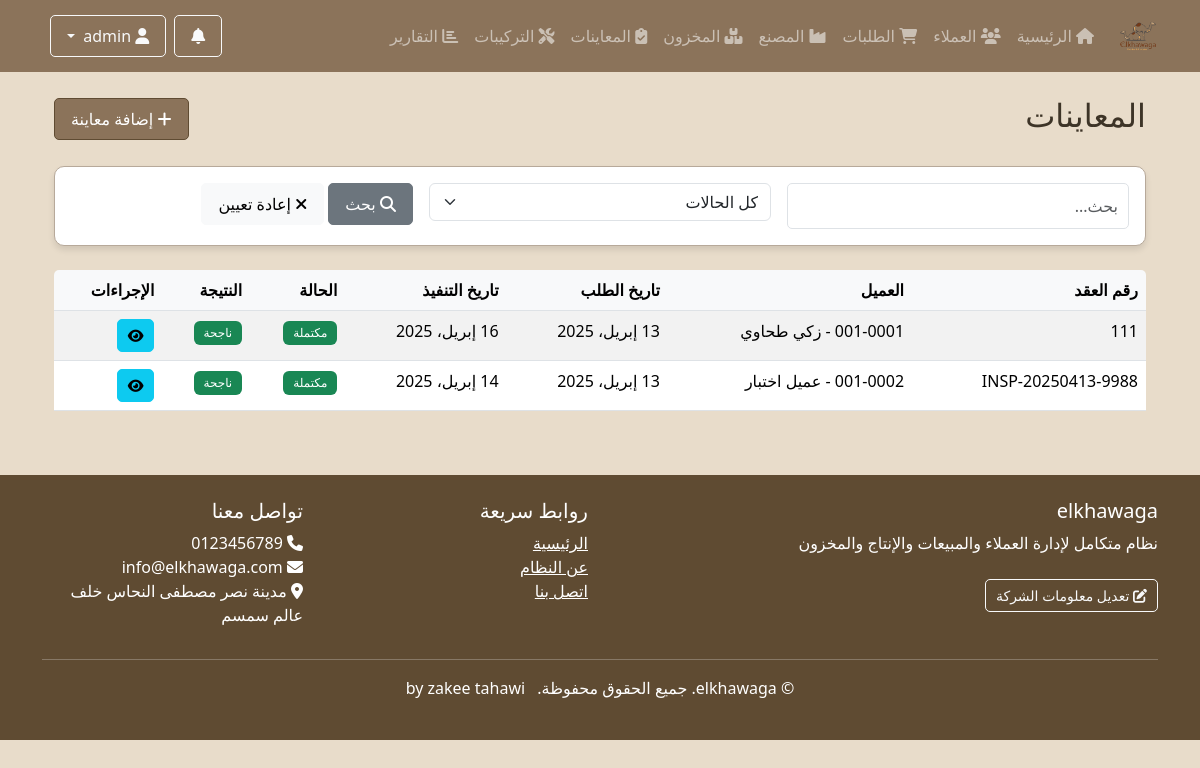
The app's page /inspections/ (signed in) with its own data.
### accounts/models.py (models this page shows, shortened)
class Department(models.Model):
    name = models.CharField(_('اسم القسم'), max_length=100)
    code = models.CharField(_('كود القسم'), max_length=20, unique=True)
    description = models.TextField(_('الوصف'), blank=True)
    icon = models.CharField(_('أيقونة'), max_length=50, default='fas fa-building')
    url_name = models.CharField(_('اسم URL'), max_length=100, help_text=_('اسم URL للقسم في نظام التوجيه'))
    is_active = models.BooleanField(_('نشط'), default=True)
    order = models.PositiveIntegerField(_('الترتيب'), default=0)
    class Meta:
        verbose_name = _('قسم')
        verbose_name_plural = _('الأقسام')
        ordering = ['order', 'name']

class CompanyInfo(models.Model):
    name = models.CharField(_('اسم الشركة'), max_length=255)
    logo = models.ImageField(_('شعار الشركة'), upload_to='company/', null=True, blank=True)
    description = models.TextField(_('وصف الشركة'), blank=True, default="نظام متكامل لإدارة العملاء والمبيعات والإنتاج والمخزون")
    address = models.TextField(_('العنوان'))
    phone = models.CharField(_('رقم الهاتف'), max_length=20)
    email = models.EmailField(_('البريد الإلكتروني'))
    website = models.URLField(_('الموقع الإلكتروني'), blank=True)
    tax_number = models.CharField(_('الرقم الضريبي'), max_length=50, blank=True)
    commercial_register = models.CharField(_('السجل التجاري'), max_length=50, blank=True)
    facebook = models.URLField(_('فيسبوك'), blank=True)
    twitter = models.URLField(_('تويتر'), blank=True)
    instagram = models.URLField(_('انستغرام'), blank=True)
    linkedin = models.URLField(_('لينكد إن'), blank=True)
    about = models.TextField(_('نبذة عن الشركة'), blank=True)
    vision = models.TextField(_('رؤية الشركة'), blank=True)
    mission = models.TextField(_('رسالة الشركة'), blank=True)
    primary_color = models.CharField(_('اللون الرئيسي'), max_length=7, default='#007bff')
    secondary_color = models.CharField(_('اللون الثانوي'), max_length=7, default='#6c757d')
    accent_color = models.CharField(_('لون التمييز'), max_length=7, default='#28a745')
    class Meta:
        verbose_name = _('معلومات الشركة')
        verbose_name_plural = _('معلومات الشركة')

### inspections/models.py (models this page shows, shortened)
class Inspection(models.Model):
    STATUS_CHOICES = [
        ('pending', _('قيد الانتظار')),
        ('completed', _('مكتملة')),
        ('cancelled', _('ملغية')),
    ]
    RESULT_CHOICES = [
        ('passed', _('ناجحة')),
        ('failed', _('غير مجدية')),
    ]
    contract_number = models.CharField(_('رقم العقد'), max_length=50, unique=True)
    customer = models.ForeignKey(
        Customer,
        on_delete=models.PROTECT,
        related_name='inspections',
        verbose_name=_('العميل'),
        null=True,
        blank=True
    )
    branch = models.ForeignKey(
        Branch,
        on_delete=models.PROTECT,
        related_name='inspections',
        verbose_name=_('الفرع'),
        null=True,
        blank=True
    )
    request_date = models.DateField(_('تاريخ طلب المعاينة'))
    scheduled_date = models.DateField(_('تاريخ تنفيذ المعاينة'))
    status = models.CharField(
        _('الحالة'),
        max_length=10,
        choices=STATUS_CHOICES,
        default='pending'
    )
    result = models.CharField(
        _('النتيجة'),
        max_length=10,
        choices=RESULT_CHOICES,
        null=True,
        blank=True
    )
    notes = models.TextField(_('ملاحظات'), blank=True)
    created_by = models.ForeignKey(
        User,
        on_delete=models.SET_NULL,
        null=True,
        related_name='inspections_created',
        verbose_name=_('تم الإنشاء بواسطة')
    )
    created_at = models.DateTimeField(_('تاريخ الإنشاء'), auto_now_add=True)
    updated_at = models.DateTimeField(_('تاريخ التحديث'), auto_now=True)
    class Meta:
        verbose_name = _('معاينة')
        verbose_name_plural = _('المعاينات')
        ordering = ['-request_date']

### customers/models.py (models this page shows, shortened)
class Customer(models.Model):
    STATUS_CHOICES = [
        ('active', _('نشط')),
        ('inactive', _('غير نشط')),
        ('blocked', _('محظور')),
    ]
    CUSTOMER_TYPE_CHOICES = [
        ('retail', _('أفراد')),
        ('wholesale', _('جملة')),
        ('corporate', _('شركات')),
    ]
    code = models.CharField(_('كود العميل'), max_length=10, unique=True, blank=True)
    image = models.ImageField(
        _('صورة العميل'),
        upload_to='customers/images/%Y/%m/',
        blank=True,
        null=True
    )
    category = models.ForeignKey(
        CustomerCategory,
        on_delete=models.SET_NULL,
        null=True,
        blank=True,
        related_name='customers',
        verbose_name=_('تصنيف العميل')
    )
    customer_type = models.CharField(
        _('نوع العميل'),
        max_length=10,
        choices=CUSTOMER_TYPE_CHOICES,
        default='retail'
    )
    name = models.CharField(_('اسم العميل'), max_length=200)
    branch = models.ForeignKey(
        Branch,
        on_delete=models.PROTECT,
        related_name='customers',
        verbose_name=_('الفرع')
    )
    phone = models.CharField(_('رقم الهاتف'), max_length=20)
    email = models.EmailField(_('البريد الإلكتروني'), blank=True)
    address = models.TextField(_('العنوان'))
    status = models.CharField(
        _('الحالة'),
        max_length=10,
        choices=STATUS_CHOICES,
        default='active'
    )
    notes = models.TextField(_('ملاحظات'), blank=True)
    created_by = models.ForeignKey(
        User,
        on_delete=models.SET_NULL,
        null=True,
        related_name='customers_created',
        verbose_name=_('تم الإنشاء بواسطة')
    )
    created_at = models.DateTimeField(_('تاريخ الإنشاء'), auto_now_add=True)
    updated_at = models.DateTimeField(_('تاريخ التحديث'), auto_now=True)
    class Meta:
        verbose_name = _('عميل')
        verbose_name_plural = _('سجل العملاء')
        ordering = ['-created_at']
    def __str__(self):
        return f"{self.code} - {self.name}"

### inspections/views.py (the view)
# urls.py: path('', views.InspectionListView.as_view(), name='inspection_list'),
class InspectionListView(LoginRequiredMixin, ListView):
    model = Inspection
    template_name = 'inspections/inspection_list.html'
    context_object_name = 'inspections'
    paginate_by = 10
    def get_queryset(self):
        queryset = super().get_queryset()
        search = self.request.GET.get('search')
        if search:
            queryset = queryset.filter(
                Q(contract_number__icontains=search) |
                Q(customer__name__icontains=search) |
                Q(notes__icontains=search)
            )
        status = self.request.GET.get('status')
        if status:
            queryset = queryset.filter(status=status)
        return queryset.order_by('-request_date')

### templates/inspections/inspection_list.html (shortened to what this page needs)
{% extends 'base.html' %}
{% load i18n %}
{% block content %}
<div class="container mt-4">
    <div class="d-flex justify-content-between align-items-center mb-4">
        <h2>{% trans 'المعاينات' %}</h2>
        <div>
            <a href="{% url 'inspections:inspection_create' %}" class="btn btn-primary">
                <i class="fas fa-plus"></i> {% trans 'إضافة معاينة' %}
            </a>
        </div>
    </div>
    <div class="card mb-4">
        <div class="card-body">
            <form method="get" class="row g-3">
                <div class="col-md-4">
                    <input type="text" name="search" class="form-control" placeholder="{% trans 'بحث...' %}"
                           value="{{ request.GET.search }}">
                </div>
                <div class="col-md-4">
                    <select name="status" class="form-select">
                        <option value="">{% trans 'كل الحالات' %}</option>
                    </select>
                </div>
                <div class="col-md-4">
                    <button type="submit" class="btn btn-secondary">
                        <i class="fas fa-search"></i> {% trans 'بحث' %}
                    </button>
                    <a href="{% url 'inspections:inspection_list' %}" class="btn btn-light">
                        <i class="fas fa-times"></i> {% trans 'إعادة تعيين' %}
                    </a>
                </div>
            </form>
        </div>
    </div>
    {% if inspections %}
    <div class="table-responsive">
        <table class="table table-striped table-hover">
            <thead>
                <tr>
                    <th>{% trans 'رقم العقد' %}</th>
                    <th>{% trans 'العميل' %}</th>
                    <th>{% trans 'تاريخ الطلب' %}</th>
                    <th>{% trans 'تاريخ التنفيذ' %}</th>
                    <th>{% trans 'الحالة' %}</th>
                    <th>{% trans 'النتيجة' %}</th>
                    <th>{% trans 'الإجراءات' %}</th>
                </tr>
            </thead>
            <tbody>
                {% for inspection in inspections %}
                <tr>
                    <td>{{ inspection.contract_number }}</td>
                    <td>{{ inspection.customer|default:"عميل جديد" }}</td>
                    <td>{{ inspection.request_date }}</td>
                    <td>{{ inspection.scheduled_date }}</td>
                    <td>
                        <span class="badge {% if inspection.status == 'pending' %}bg-warning
                                         {% elif inspection.status == 'completed' %}bg-success
                                         {% else %}bg-danger{% endif %}">
                            {{ inspection.get_status_display }}
                        </span>
                    </td>
                    <td>
                        {% if inspection.result %}
                            <span class="badge {% if inspection.result == 'passed' %}bg-success{% else %}bg-danger{% endif %}">
                                {{ inspection.get_result_display }}
                            </span>
                        {% else %}
                            <span class="text-muted">-</span>
                        {% endif %}
                    </td>
                    <td>
                        <div class="btn-group" role="group">
                            <a href="{% url 'inspections:inspection_detail' inspection.pk %}"
                               class="btn btn-sm btn-info" title="{% trans 'عرض' %}">
                                <i class="fas fa-eye"></i>
                            </a>
                        </div>
                    </td>
                </tr>
                {% endfor %}
            </tbody>
        </table>
    </div>
    {% else %}
    <div class="alert alert-info">
        {% trans 'لا توجد معاينات متاحة.' %}
    </div>
    {% endif %}
</div>
{% endblock %}

### templates/base.html (shortened to what this page needs)
<!DOCTYPE html>
{% load static %}
<html lang="ar" dir="rtl">
<head>
    <link rel="stylesheet" href="https://cdn.jsdelivr.net/npm/bootstrap@5.3.2/dist/css/bootstrap.rtl.min.css">
    <link rel="stylesheet" href="https://cdnjs.cloudflare.com/ajax/libs/font-awesome/6.5.1/css/all.min.css">
    <link rel="stylesheet" href="{% static 'css/style.css' %}">
</head>
<body>
    <nav class="navbar navbar-expand-lg navbar-dark bg-primary">
        <div class="container">
            <a class="navbar-brand" href="{% url 'home' %}">
                <div class="d-flex align-items-center">
                    <img src="{% static 'img/logo.png' %}" alt="شعار النظام" class="logo-img" style="width: 40px; height: 40px;">
                </div>
            </a>
            <div class="collapse navbar-collapse" id="navbarNav">
                <ul class="navbar-nav me-auto mb-2 mb-lg-0">
                    <li class="nav-item">
                        <a class="nav-link" href="{% url 'home' %}"><i class="fas fa-home"></i> الرئيسية</a>
                    </li>
                    {% if user.is_superuser %}
                        {% for dept in all_departments %}
                            {% if dept.code == 'factory' %}
                                <li class="nav-item">
                                    <a class="nav-link" href="{% url dept.url_name %}">
                                        <i class="{{ dept.icon }}"></i> {{ dept.name }}
                                    </a>
                                </li>
                            {% else %}
                                <li class="nav-item">
                                    <a class="nav-link" href="{% url dept.url_name %}">
                                        <i class="{{ dept.icon }}"></i> {{ dept.name }}
                                    </a>
                                </li>
                            {% endif %}
                        {% endfor %}
                    {% endif %}
                </ul>
                <div class="d-flex align-items-center">
                    {% if user.is_authenticated %}
                    <div class="dropdown me-2">
                        <button class="btn btn-outline-light position-relative" type="button" id="notificationsDropdown" data-bs-toggle="dropdown">
                            <i class="fas fa-bell"></i>
                        </button>
                    </div>
                    <div class="dropdown me-2">
                        <button class="btn btn-outline-light dropdown-toggle" type="button" id="userDropdown" data-bs-toggle="dropdown">
                            <i class="fas fa-user"></i> {{ user.get_full_name|default:user.username }}
                        </button>
                    </div>
                    {% else %}
                    <a href="{% url 'accounts:login' %}" class="btn btn-outline-light"><i class="fas fa-sign-in-alt"></i> تسجيل الدخول</a>
                    {% endif %}
                </div>
            </div>
        </div>
    </nav>
    <main class="container mt-4">
        {% block content %}{% endblock %}
    </main>
    <footer class="text-white mt-5 py-4" style="background-color: var(--accent);">
        <div class="container">
            <div class="row">
                <div class="col-md-6">
                    <h5>{{ company_info.name|default:"نظام الخواجه لإدارة العملاء" }}</h5>
                    <p>{{ company_info.description|default:"نظام متكامل لإدارة العملاء والمبيعات والإنتاج والمخزون" }}</p>
                    {% if user.is_staff %}
                    <a href="{% url 'accounts:company_info' %}" class="btn btn-sm btn-outline-light mt-2">
                        <i class="fas fa-edit"></i> تعديل معلومات الشركة
                    </a>
                    {% endif %}
                </div>
                <div class="col-md-3">
                    <h5>روابط سريعة</h5>
                    <ul class="list-unstyled">
                        <li><a href="{% url 'home' %}" class="text-white">الرئيسية</a></li>
                        <li><a href="{% url 'about' %}" class="text-white">عن النظام</a></li>
                        <li><a href="{% url 'contact' %}" class="text-white">اتصل بنا</a></li>
                    </ul>
                </div>
                <div class="col-md-3">
                    <h5>تواصل معنا</h5>
                    <ul class="list-unstyled">
                        <li><i class="fas fa-phone"></i> {{ company_info.phone|default:"+20 123 456 7890" }}</li>
                        <li><i class="fas fa-envelope"></i> {{ company_info.email|default:"info@elkhawaga.com" }}</li>
                        {% if company_info.address %}
                        <li><i class="fas fa-map-marker-alt"></i> {{ company_info.address }}</li>
                        {% endif %}
                    </ul>
                </div>
            </div>
            <hr>
            <div class="text-center">
                <p>&copy; {{ current_year }} {{ company_info.name|default:"نظام الخواجه" }}. جميع الحقوق محفوظة. <span class="ms-2">by zakee tahawi</span></p>
            </div>
        </div>
    </footer>
</body>
</html>

### records on screen
Department: name "العملاء"
Department: name "الطلبات"
Department: name "المصنع"
Department: name "المخزون"
Department: name "المعاينات"
Department: name "التركيبات"
Department: name "التقارير"
Inspection: contract_number "111", customer "001-0001 - زكي طحاوي", request_date "13 إبريل، 2025", scheduled_date "16 إبريل، 2025", status "مكتملة", result "ناجحة"
Inspection: contract_number "INSP-20250413-9988", customer "001-0002 - عميل اختبار", request_date "13 إبريل، 2025", scheduled_date "14 إبريل، 2025", status "مكتملة", result "ناجحة"
CompanyInfo: name "elkhawaga", description "نظام متكامل لإدارة العملاء والمبيعات والإنتاج والمخزون", phone "0123456789", email "info@elkhawaga.com", address "مدينة نصر مصطفى النحاس خلف عالم سمسم"
